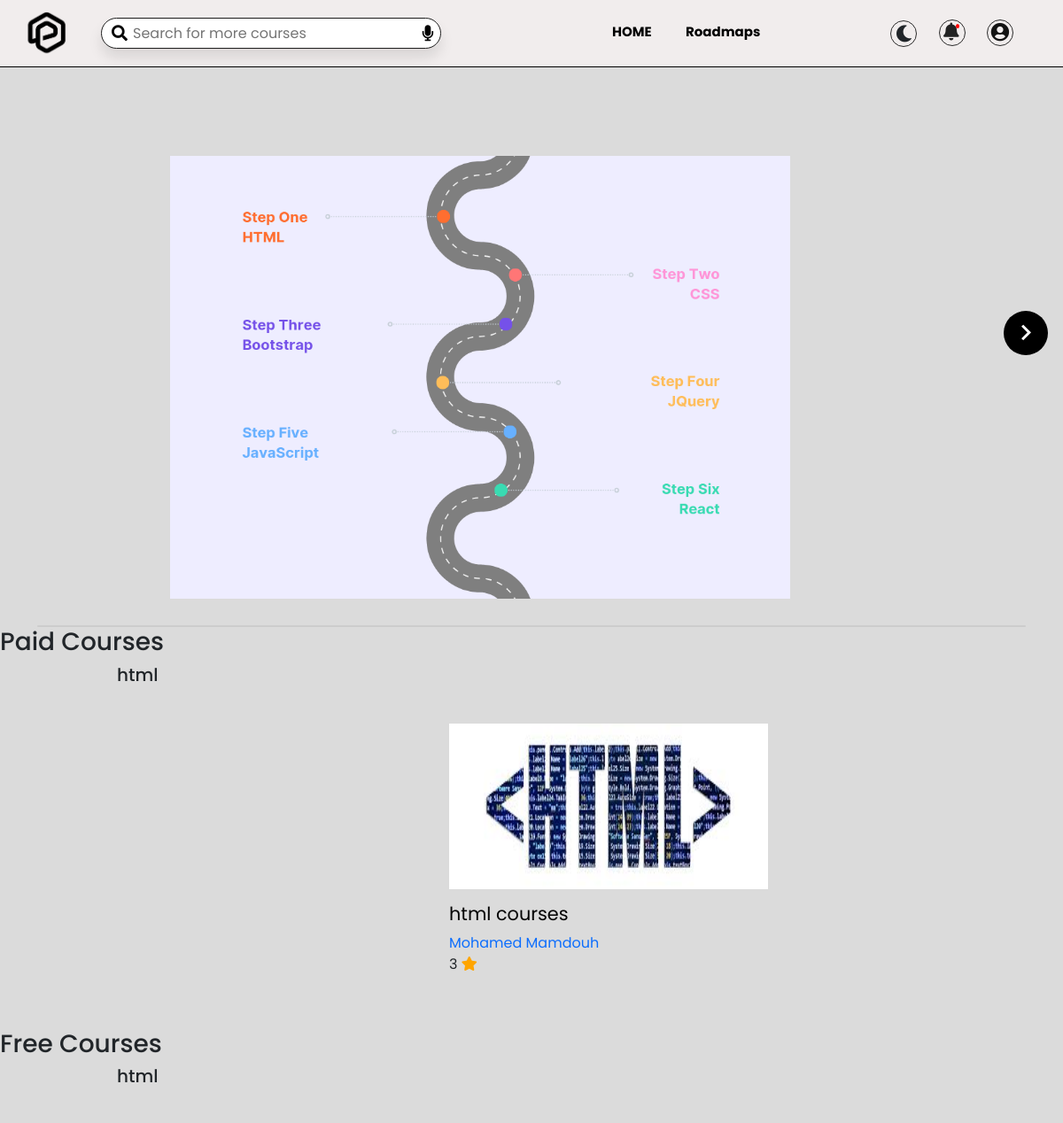
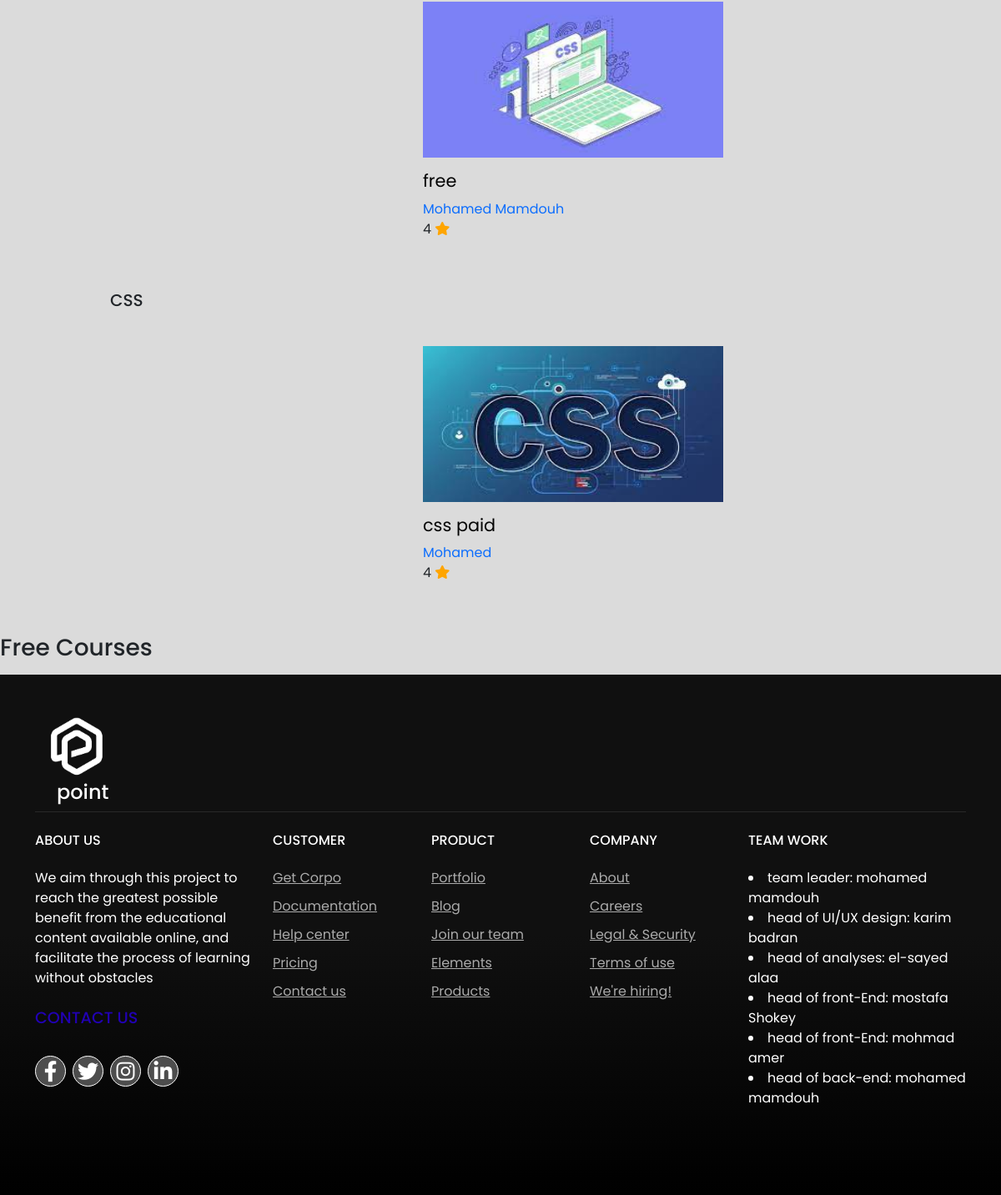
Page /courses/ on the committed database (2 pictures, top to bottom).
### courses/models.py (models this page shows, shortened)
class Section(models.Model):
    name = models.CharField(max_length=100)

class courses(models.Model):
    rodmapimage=models.ImageField(_("rodmapimage"), upload_to='rodmap_image')
    section = models.ForeignKey(Section, related_name='courses',verbose_name="section", on_delete=models.CASCADE)
    is_paid = models.BooleanField(default=True)
    image=models.ImageField(_("image"),upload_to='courses_image')
    name=models.CharField(_("name"),max_length=50)
    rate=models.IntegerField(verbose_name="rate")
    doctorname=models.ForeignKey('course_content',verbose_name="doctor_name", on_delete=models.CASCADE)

class course_content(models.Model):
    doctorname=models.CharField(_("doctor_name"), max_length=60)
    department=models.CharField(_("Department"), max_length=50)
    subtitel=models.TextField(_("about"),max_length=300,null=True,blank=True)
    subtitell=models.TextField(_("doc"),max_length=300,null=True,blank=True)
    vediourl=models.URLField(null=True,blank=True)
    urlcourses=models.URLField(null=True)
    image = models.ImageField(_("userimage"),upload_to='doctor_image' ,default="midia/doc.jpeg" )
    def __str__(self):
        return self.doctorname

### courses/views.py (the view)
# urls.py: path('', courses_list, name='home-page'),
def courses_list(request):
    sections = Section.objects.all()
    return render(request, 'courses/courses_list.html', {'sections': sections})

### courses/templates/courses/courses_list.html (shortened to what this page needs)
{% extends "hader-fotar.html" %}
{% load static %}
{% block bady %}
{% block myhome %}
<link rel="stylesheet" href="{% static 'css/home.css' %}">
{% endblock myhome %}
    <section>
        <div class="container">
            <div class="slider-wrapper">
              <ul class="image-list">
                <img class="image-item" src=" {% static 'images/1.png' %}" alt="img-1" />
              </ul>
              <button id="next-slide" class="slide-button material-icons">
              </button>
            </div>
            <div class="slider-scrollbar">
              <div class="scrollbar-track">
                <div class="scrollbar-thumb"></div>
              </div>
            </div>
          </div>
    </section>
    <section>
        <div class="content-area">
            <h3>Paid Courses</h3>
            {% for section in sections %}
            <ul>
                {% for courses in section.courses.all %}
                    {% if  courses.is_paid %}
                    <h2 class="title">{{ section.name }}</h2>
                    <main>
                        <div class="videos-container">
                            <div class="video">
                                <div class="thumbnail">
                                    <img src="{{courses.image.url}}" />
                                </div>
                                <div class="video-detils">
                                    <div class="title">
                                        <a href="{%url 'courses:course_detail' courses.id %}" class="video-title">
                                            {{courses.name}}
                                        </a>
                                        <a href="{%url 'courses:course_detail' courses.id %}" class="video-creator">
                                            {{ courses.doctorname }}
                                         </a>
                                        <div class="cotn">
                                            <span text=bold >{{ courses.rate }}</span>
                                            <span class="fa fa-star fa-x checked"></span>
                                        </div>
                                    </div>
                                </div>
                            </div>
                        </div>
                    </main>
                    {% endif %}
                {% endfor %}
            </ul>
            <h3>Free Courses</h3>
            <ul>
                {% for courses in section.courses.all %}
                    {% if not courses.is_paid %}
                    <h2 class="title">{{ section.name }}</h2>
                    <main>
                        <div class="videos-container">
                            <div class="video">
                                <div class="thumbnail">
                                    <img src="{{courses.image.url}}" />
                                </div>
                                <div class="video-detils">
                                    <div class="title">
                                        <a href="{%url 'courses:course_detail' courses.id %}" class="video-title">
                                            {{ courses.name}}
                                        </a>
                                        <a href="{%url 'courses:course_detail' courses.id %}" class="video-creator">
                                            {{ courses.doctorname}}
                                         </a>
                                        <div class="cotn">
                                            <span text=bold >{{ courses.rate }}</span>
                                            <span class="fa fa-star fa-x checked"></span>
                                        </div>
                                    </div>
                                </div>
                            </div>
                        </div>
                    </main>
                    {% endif %}
                {% endfor %}
            </ul>
            {% endfor %}
        </div>
    </section>
{% endblock bady %}

### static/css/home.css (style rules this page uses)
* { font-family: 'poppins', sans-serif ; margin:0; padding:0; }
:root { --green:#505050; }
.title { position: relative; }
body { margin-top: 0px; transition: background-color 0.3s ease; }
.fa { font-family: var(--fa-style-family, "Font Awesome 6 Free"); font-weight: var(--fa-style, 900); }
:root { --background-color: #fff; --logo-image: url('image/logo black.png'); }
a { text-decoration: none }
.container { max-width: 1200px; width: 120%; }
.slider-wrapper { position: relative; }
.slider-wrapper .slide-button { position: absolute; top: 50%; outline: none; border: none; height: 50px; width: 50px; z-index: 5; color: #fff; display: flex; cursor: pointer; font-size: 2.2rem; background: #000; align-items: center; justify-content: center; border-radius: 50%; transform: translateY(-50%); }
.slider-wrapper .slide-button#next-slide { right: -25px; }
.slider-wrapper .image-list { display: grid; grid-template-columns: repeat(15, 1fr); gap: 500px; padding-left: 150px; font-size: 0; list-style: none; margin-bottom: 30px; overflow-x: auto; scrollbar-width: none; }
.slider-wrapper .image-list .image-item { display: flex; width: 700px; height: 600px; padding-top: 100px; object-fit: cover; }
.slider-scrollbar .scrollbar-track { background: #ccc; width: 100%; height: 2px; display: flex; align-items: center; border-radius: 4px; position: relative; }
.slider-scrollbar .scrollbar-thumb { position: absolute; top: 0; bottom: 0; width: 50%; height: 100%; cursor: grab; border-radius: inherit; }
.slider-scrollbar .scrollbar-thumb::after { content: ""; position: absolute; left: 0; right: 0; top: -10px; bottom: -10px; }
h2.title { padding: 0 100px; font-size: 40; font-family: "poppins"; font-size: 20px; }
main { width: 100%; height: 100%; padding: 35px 90px; overflow-y: auto; flex-wrap: wrap; }
.videos-container { display: flex; flex-direction: row; justify-content: space-around; }
@media (min-width: 992px) { .videos-container { width: 970px; } }
@media (min-width: 1200px) { .videos-container { width: 1170px; } }
.video { width: 400px; margin-bottom: 10px; cursor: pointer; }
.thumbnail { width: 90%; height: 187px; margin-bottom: 10px; }
.thumbnail img { height: 100%; width: 100%; flex-wrap: wrap; }
.title { display: flex; flex-direction: column; }
.title a { text-decoration: none; }
.video-title { color: rgb(3, 3, 3); font-size: 1.3rem; max-width: 278px; font-weight: 400; line-height: 2.2rem; margin-bottom: 4px; overflow: hidden; }
.checked { color: orange; left: 100%; }

### rows in the picture
Section: name "html"
courses: image (picture), name "html courses", doctorname "Mohamed Mamdouh", rate "3"
courses: image (picture), name "free", doctorname "Mohamed Mamdouh", rate "4"
Section: name "CSS"
courses: image (picture), name "css paid", doctorname "Mohamed", rate "4"
